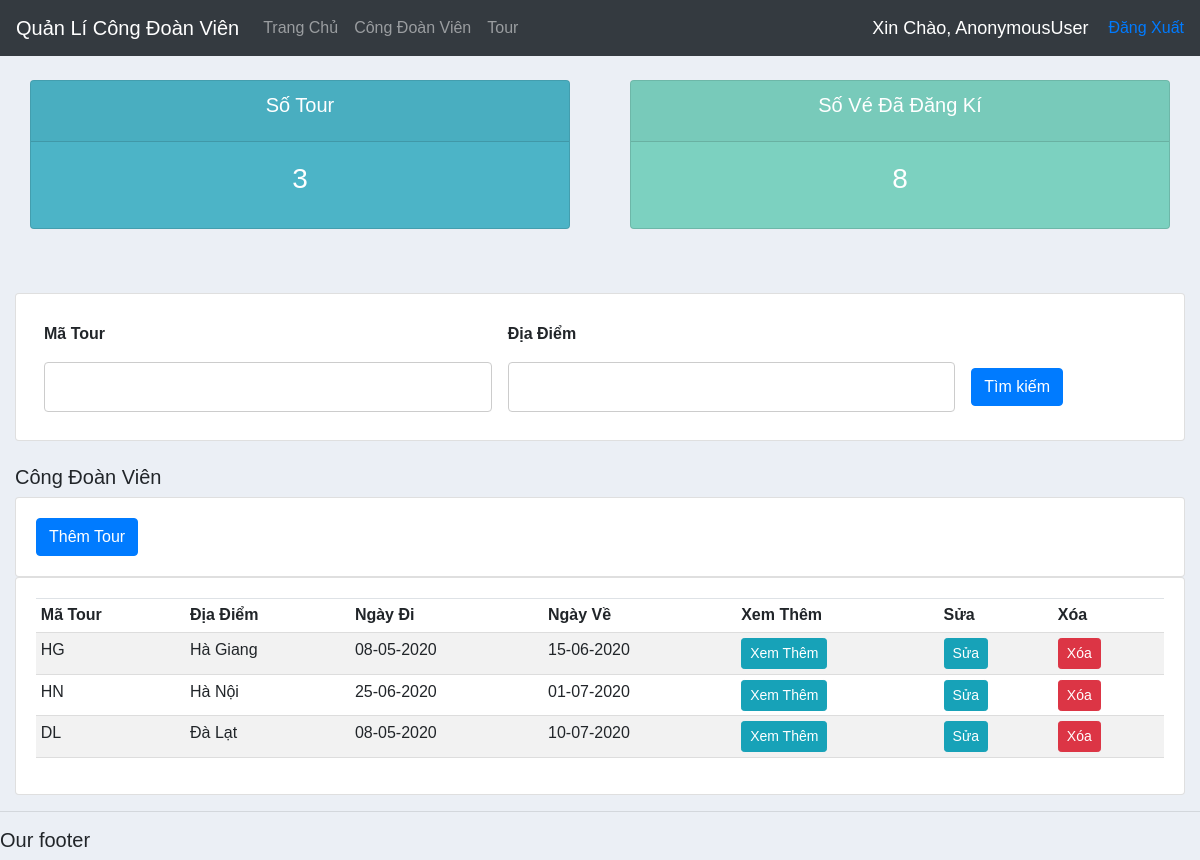
The app's page /tour with its own data.
### QuanLi/models.py (models this page shows, shortened)
class Tour(models.Model):
    MaTour = models.CharField(max_length=5, blank=True)
    DiaDiem = models.CharField(max_length=1000)
    NgayDi = models.DateField()
    NgayVe = models.DateField()
    ChiTiet = models.TextField(null=True)

### QuanLi/views.py (the view)
# urls.py: path('tour', views.tour, name='tour'),
def tour(request):
    tour = Tour.objects.all()
    total_tour = tour.count()
    dki = DKTour.objects.all()
    total_dki = dki.count()
    myFilter = TourFilter(request.GET, queryset=tour)
    tour = myFilter.qs
    context = {
        'tour': tour,
        'total_tour': total_tour,
        'total_dki': total_dki,
        'myFilter': myFilter
    }
    return render(request, 'QuanLi/Tour.html', context)

### QuanLi/templates/QuanLi/Tour.html (shortened to what this page needs)
{%  extends 'QuanLi/main.html' %}
{% block content %}
	<br>
<div class="row">
	<div class="col">
		<div class="col-md">
			<div class="card text-center text-white  mb-3" id="total-orders">
			  	<div class="card-header">
			  		<h5 class="card-title">Số Tour</h5>
			  	</div>
			  	<div class="card-body">
			    	<h3 class="card-title">{{total_tour}}</h3>
			  	</div>
			</div>
		</div>
	</div>
	<div class="col">
		<div class="col-md">
			<div class="card text-center text-white  mb-3" id="orders-pending">
			  	<div class="card-header">
			  		<h5 class="card-title">Số Vé Đã Đăng Kí</h5>
			  	</div>
			  	<div class="card-body">
			    	<h3 class="card-title">{{total_dki}}</h3>
			  	</div>
			</div>
		</div>
	</div>
</div>
<br>
<div class="row">
	<div class="col">
		<div class="card card-body">
			<form method="get" style=" width: 100%;">
				<table>
					<tr style="border-color: white">
						<th style="border: none">Mã Tour</th>
						<th style="border: none">Địa Điểm</th>
					</tr>
					<tr>
						<td style="background-color: white; border: none ">{{myFilter.form.MaTour}}</td>
						<td style="background-color: white; border: none ">{{myFilter.form.DiaDiem}}</td>
						<td style="background-color: white; border: none"><button class="btn btn-primary" type="submit">Tìm kiếm</button></td>
					</tr>
				</table>
		  </form>
		</div>
	</div>
</div>
<br>
<h5>Công Đoàn Viên</h5>
<div class="row">
	<div class="col">
		<div class="card card-body">
		    <a href="{% url 'create_tour' %}"> <button class="btn btn-primary" type="submit">Thêm Tour</button></a>
		</div>
	</div>
</div>
<div class="row">
	<div class="col-md">
		<div class="card card-body">
			<table class="table table-sm">
				<tr>
					<th>Mã Tour</th>
					<th>Địa Điểm</th>
					<th>Ngày Đi</th>
					<th>Ngày Về</th>
                    <th>Xem Thêm</th>
					<th>Sửa</th>
					<th>Xóa</th>
				</tr>
			{% for tour in tour %}
				<tr>
					<td>{{tour.MaTour}}</td>
					<td>{{tour.DiaDiem}}</td>
					<td>{{tour.NgayDi|date:'d-m-o'}}</td>
					<td>{{tour.NgayVe|date:'d-m-o'}}</td>
                    <td><a class="btn btn-sm btn-info" href="{% url 'detail_tour' tour.id %}">Xem Thêm</a></td>
					<td><a class="btn btn-sm btn-info" href="{% url 'update_tour' tour.id %}">Sửa</a></td>
					<td><a class="btn btn-sm btn-danger" href="{% url 'del_tour' tour.id %}">Xóa</a></td>
				</tr>
			{% endfor %}
			</table>
		</div>
	</div>
</div>
{% endblock %}

### QuanLi/static/css/main.css (style rules this page uses)
body { background-color: #ebeff5; }
#total-orders { background-color: #4cb4c7; }
#orders-pending { background-color: #7CD1C0; }

### QuanLi/static/css/table.css (style rules this page uses)
* { box-sizing: border-box; }
body { margin: 0; font-family: Arial, Helvetica, sans-serif; }
table { float: center; border-collapse: collapse; width: 100%; }
th, td { float: center; padding: 8px; text-align: left; border-bottom: 1px solid #ddd; }
tr:nth-child(even) { background-color: #f2f2f2; }
a { text-decoration: none; }
input[type=text], select, textarea { width: 100%; padding: 12px; border: 1px solid #ccc; border-radius: 4px; resize: vertical; }
.row:after { content: ""; display: table; clear: both; }

### records on screen
Tour: MaTour "HG", DiaDiem "Hà Giang", NgayDi "08-05-2020", NgayVe "15-06-2020"
Tour: MaTour "HN", DiaDiem "Hà Nội", NgayDi "25-06-2020", NgayVe "01-07-2020"
Tour: MaTour "DL", DiaDiem "Đà Lạt", NgayDi "08-05-2020", NgayVe "10-07-2020"

### other values on screen
{{ request.user }} "AnonymousUser"
{{ total_tour }} "3"
{{ total_dki }} "8"
